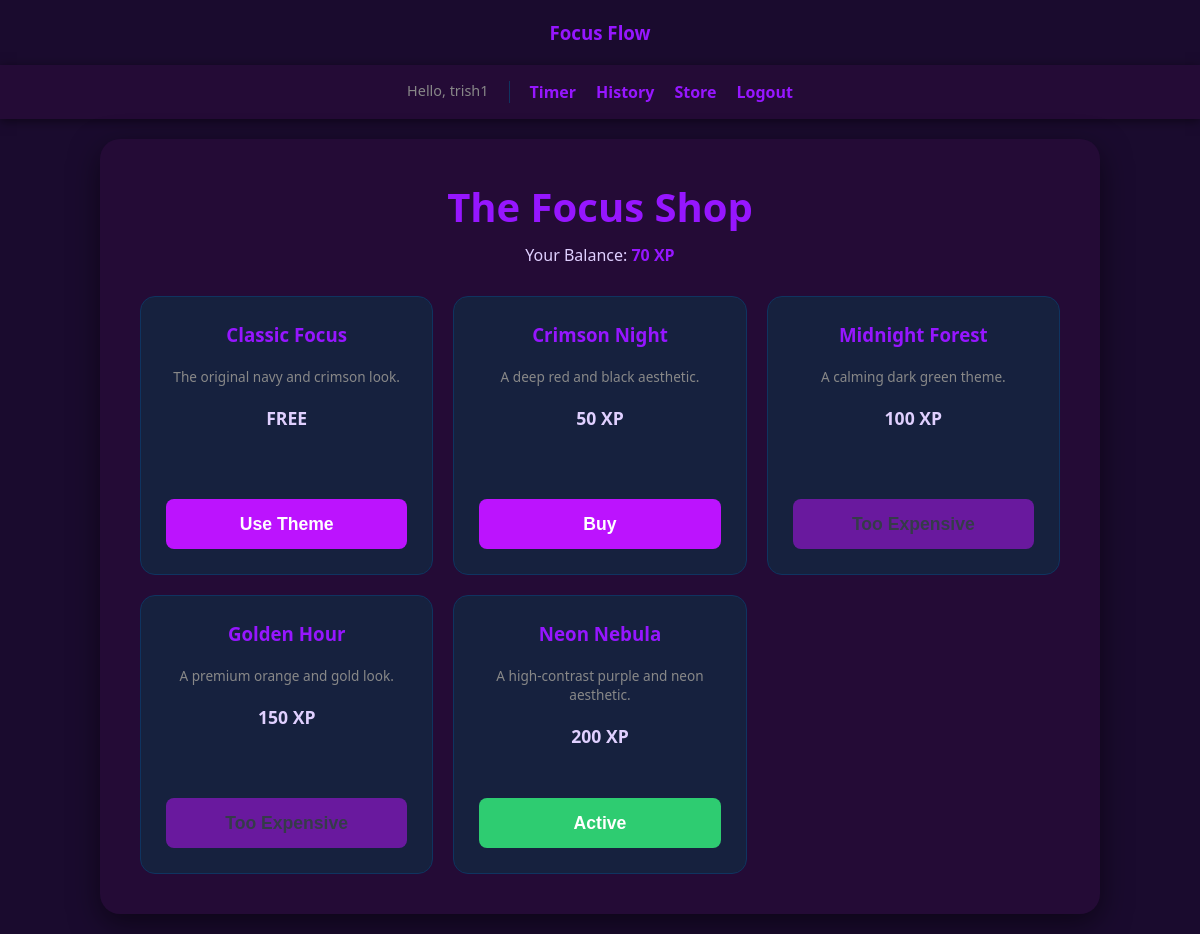
The page /store (signed in) on the database its author committed.
### tables this page shows
CREATE TABLE users (
    id INTEGER PRIMARY KEY AUTOINCREMENT,
    username TEXT NOT NULL UNIQUE,
    hash TEXT NOT NULL,
    xp INTEGER DEFAULT 0
, active_theme TEXT DEFAULT 'default');

CREATE TABLE items (
    id INTEGER PRIMARY KEY AUTOINCREMENT,
    name TEXT NOT NULL,
    type TEXT NOT NULL,
    price INTEGER NOT NULL,
    description TEXT
);

### app.py (the view)
@app.route("/store")
@login_required
def store():
    user_id = session["user_id"]
    user_data = db.execute(
        "SELECT xp FROM users WHERE id = ?",
        user_id
    )
    user_xp = user_data[0]["xp"]
    items = db.execute("SELECT * FROM items")
    owned_rows = db.execute(
        "SELECT item_id FROM purchases WHERE user_id = ?",
        user_id
    )
    owned_ids = [row["item_id"] for row in owned_rows]
    return render_template("store.html", items=items, user_xp=user_xp, owned_ids=owned_ids)

### app.py (called while the page is built)
def login_required(f):
    @wraps(f)
    def decorated_function(*args, **kwargs):
        if session.get("user_id") is None:
            return redirect("/login")
        return f(*args, **kwargs)
    return decorated_function

### templates/store.html (shortened to what this page needs)
{% extends "layout.html" %}
{% block content %}
<div class="container shop-layout" style="max-width: 1000px;">
    <h1>The Focus Shop</h1>
    <p>Your Balance: <strong style="color: #e94560;">{{ user_xp }} XP</strong></p>
    <div class="shop-grid">
    <div class="item-card" style="background: #16213e; padding: 25px; border-radius: 15px; border: 1px solid #0f3460; display: flex; flex-direction: column; justify-content: space-between;">
        <div class="item-info" style="flex-grow: 1;">
            <h3 style="color: #e94560; margin-bottom: 10px;">Classic Focus</h3>
            <p style="font-size: 0.85rem; color: #888; margin-bottom: 10px;">The original navy and crimson look.</p>
            <p style="font-weight: bold; font-size: 1.1rem; margin-bottom: 15px;">FREE</p>
        </div>
        <div style="margin-top: 15px; width: 100%;">
            {% if session["theme"] == 'default' or not session["theme"] %}
                <button disabled style="background: #2ecc71; color: white; width: 100%; height: 50px; border-radius: 8px; font-weight: bold; border: none; cursor: default; display: block; margin: 0;">Active</button>
            {% else %}
                <form action="/equip" method="post" style="margin: 0; width: 100%;">
                    <button type="submit" style="background: #9b59b6; color: white; width: 100%; height: 50px; border-radius: 8px; font-weight: bold; border: none; cursor: pointer; display: block; margin: 0;">Use Theme</button>
                </form>
            {% endif %}
        </div>
    </div>
    {% for item in items %}
    <div class="item-card" style="background: #16213e; padding: 25px; border-radius: 15px; border: 1px solid #0f3460; display: flex; flex-direction: column; justify-content: space-between;">
        <div class="item-info" style="flex-grow: 1;">
            <h3 style="color: #e94560; margin-bottom: 10px;">{{ item.name }}</h3>
            <p style="font-size: 0.85rem; color: #888; margin-bottom: 10px;">{{ item.description }}</p>
            <p style="font-weight: bold; font-size: 1.1rem; margin-bottom: 15px;">{{ item.price }} XP</p>
        </div>
        <div style="margin-top: 15px; width: 100%;">
            {% if item.id in owned_ids %}
                {% if session["theme"] == item.name.lower().replace(" ", "-") %}
                    <button disabled style="background: #2ecc71; color: white; width: 100%; height: 50px; border-radius: 8px; font-weight: bold; border: none; cursor: default; display: block; margin: 0;">Active</button>
                {% endif %}
            {% elif user_xp >= item.price %}
                <form action="/buy" method="post" style="margin: 0; width: 100%;">
                    <button type="submit" style="background: #e94560; color: white; width: 100%; height: 50px; border-radius: 8px; font-weight: bold; border: none; cursor: pointer; display: block; margin: 0;">Buy</button>
                </form>
            {% else %}
                <button disabled style="background: #2a2a40; color: #555; width: 100%; height: 50px; border-radius: 8px; font-weight: bold; border: none; cursor: not-allowed; display: block; opacity: 0.5; margin: 0;">Too Expensive</button>
            {% endif %}
        </div>
    </div>
    {% endfor %}
</div>
</div>
{% endblock %}

### templates/layout.html (shortened to what this page needs)
<!DOCTYPE html>
<html lang="en">
<head>
    <link rel="stylesheet" href="/static/style.css">
</head>
<body class="{{ session['theme'] }}">
    <header style="text-align: center; padding: 20px;">
        {% if not session["user_id"] %}
            <h1 style="font-size: 3rem; color: #e94560;">Focus Flow</h1>
        {% else %}
            <h3 style="color: #e94560;">Focus Flow</h3>
        {% endif %}
    </header>
    <nav>
        {% if session["user_id"] %}
            <div class="nav-user">Hello, {{ session.username }}</div>
            <div class="nav-links">
            <a href="/">Timer</a>
            <a href="/history">History</a>
            <a href="/store">Store</a>
            <a href="/logout">Logout</a>
        {% else %}
            <a href="/login">Login</a>
            <a href="/register">Register</a>
        {% endif %}
    </nav>
    <main>
        {% block content %}{% endblock %}
    </main>
</body>
</html>

### static/style.css (style rules this page uses)
* { box-sizing: border-box; margin: 0; padding: 0; }
body { font-family: 'Segoe UI', Tahoma, Geneva, Verdana, sans-serif; background-color: #1a1a2e; color: white; display: flex; flex-direction: column; min-height: 100vh; }
nav { background-color: #16213e; padding: 1rem; display: flex; justify-content: center; gap: 20px; box-shadow: 0 2px 10px rgba(0,0,0,0.5); }
.nav-user { color: #888; font-size: 0.9rem; padding-right: 20px; border-right: 1px solid #0f3460; }
.nav-links { display: flex; gap: 20px; }
nav a { color: #e94560; text-decoration: none; font-weight: bold; transition: 0.3s; }
main { flex-grow: 1; display: flex; justify-content: center; align-items: center; padding: 20px; }
.container { width: 95%; max-width: 450px; background: #16213e; padding: 2.5rem; border-radius: 20px; box-shadow: 0 10px 30px rgba(0,0,0,0.5); display: flex; flex-direction: column; align-items: center; text-align: center; gap: 15px; }
h1 { margin: 0; font-size: 2.5rem; }
button { flex: 1; background: #e94560; color: white; border: none; padding: 12px 24px; border-radius: 8px; cursor: pointer; font-size: 1.1rem; font-weight: bold; transition: background 0.2s, transform 0.1s; }
form button { margin-top: 15px; width: 100%; }
p { margin: 0; padding-top: 10px; }
.shop-layout { display: block !important; text-align: center; }
.shop-grid { display: grid !important; grid-template-columns: repeat(3, 1fr); grid-auto-rows: 1fr; gap: 20px; width: 100%; margin-top: 30px; }
.item-card { background: #16213e; padding: 25px; border-radius: 15px; border: 1px solid #0f3460; display: flex; flex-direction: column; }
.item-card form { margin: 0; width: 100%; }
.item-info { flex-grow: 1; margin-bottom: 20px; }
.item-card { display: flex; flex-direction: column; justify-content: space-between; }
.item-card button { height: 45px; padding: 0 24px; display: flex; align-items: center; justify-content: center; margin-bottom: 5px; }
.item-card button:disabled { background-color: #2a2a40; color: #555; cursor: not-allowed; border: 1px solid #0f3460; }
body.neon-nebula { background-color: #1a0b2e; color: #e0d0ff; }
body.neon-nebula .container, body.neon-nebula nav { background-color: #240b36; border-color: #4b0082; }
body.neon-nebula h1, body.neon-nebula h3, body.neon-nebula #timer-display, body.neon-nebula nav a, body.neon-nebula strong { color: #9616ff !important; }
body.neon-nebula button { background-color: #bc13fe !important; }
body.neon-nebula button:disabled[style*="#2ecc71"] { background-color: #2ecc71 !important; color: white !important; opacity: 1 !important; }

### rows shown on the page
users: username "trish1"
items: name "Crimson Night", description "A deep red and black aesthetic.", price "50"
items: name "Midnight Forest", description "A calming dark green theme.", price "100"
items: name "Golden Hour", description "A premium orange and gold look.", price "150"
items: name "Neon Nebula", description "A high-contrast purple and neon aesthetic.", price "200", shows "Active"

### other values the page prints
{{ user_xp }} "70"
